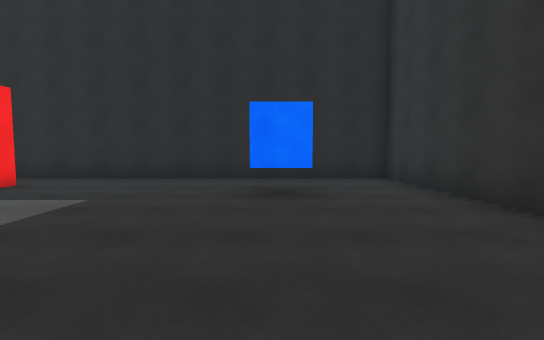
view 1 (above)

24 first-person views from a walk through a scene from a Unity 3-D project. The camera is 1.4 m above the floor, tilts 4° down and sees 85° across. The floor is counted in squares, 2 m on a side. Each view is taken from the middle of a square. On the plan, view 1 faces up. The plan holds only what a view shows up to about 10 squares ahead; the rest is blank. The place goes on beyond the plan. The player is left out. Surface patterns are stand-ins for the level's own textures.

view 2
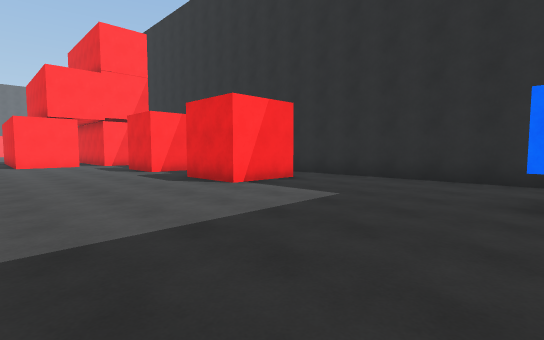

view 3
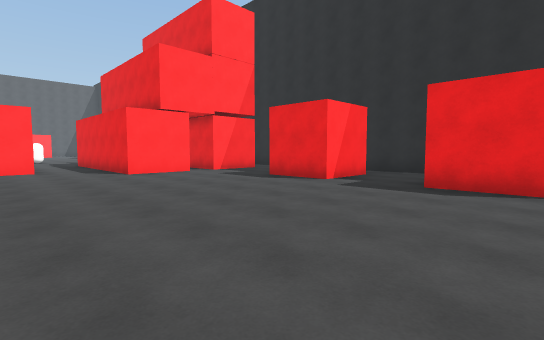

view 4
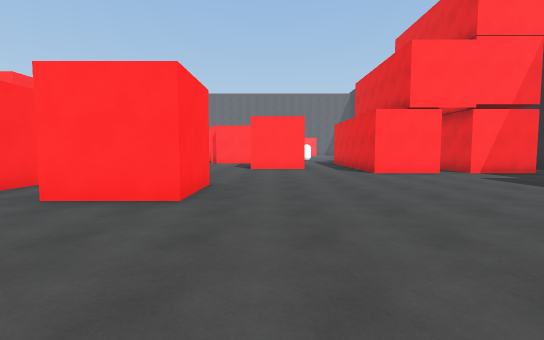

view 5
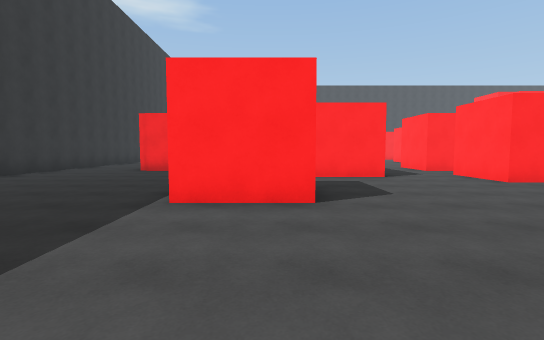

view 6
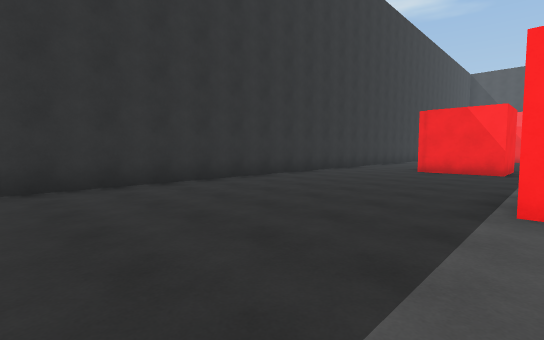

view 7
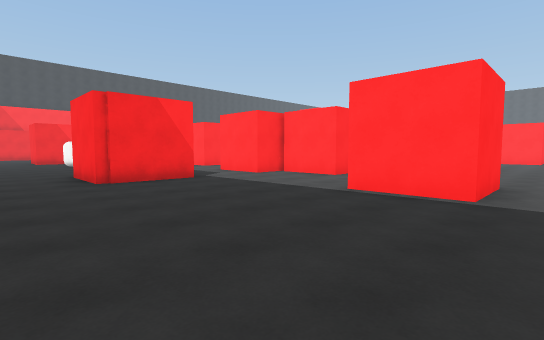

view 8
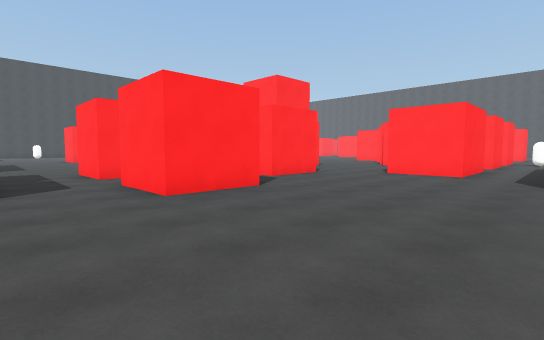

view 9
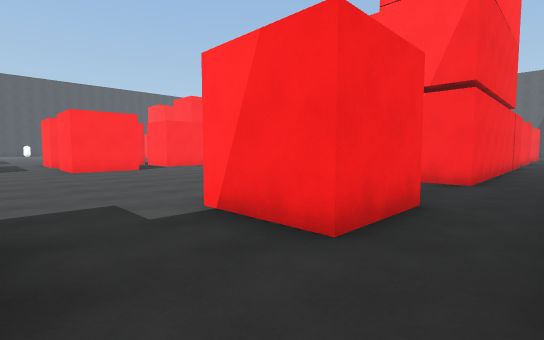

view 10
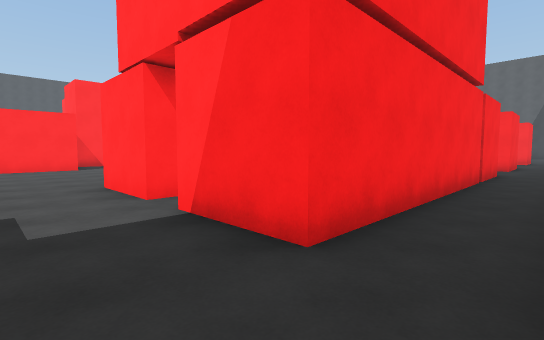

view 11
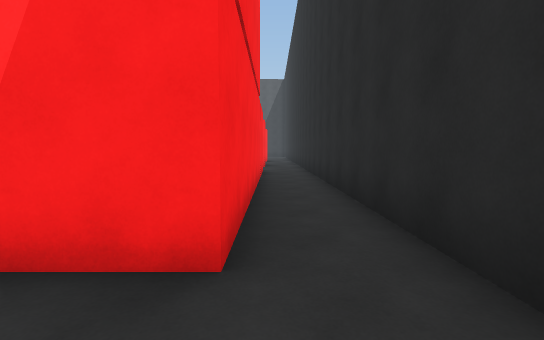

view 12
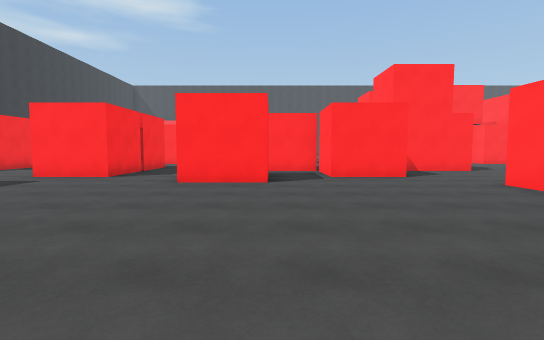

view 13
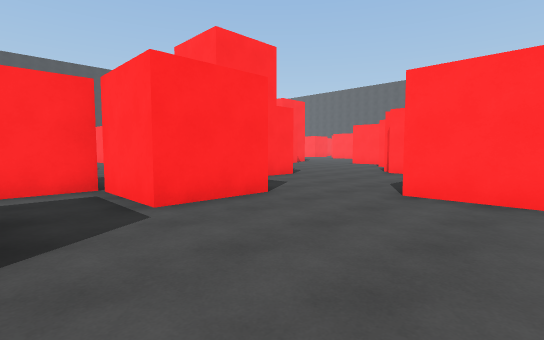

view 14
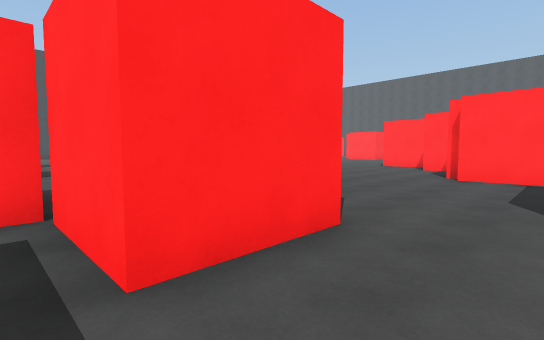

view 15
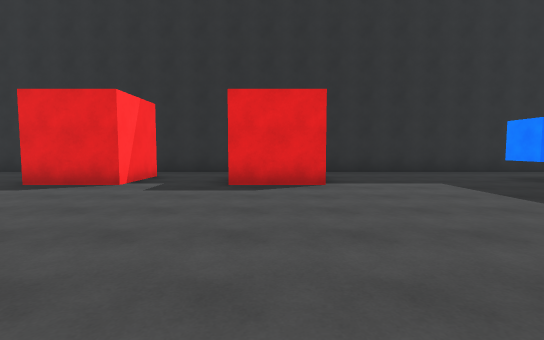

view 16
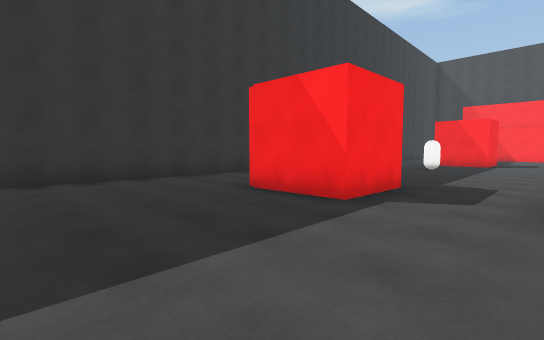

view 17
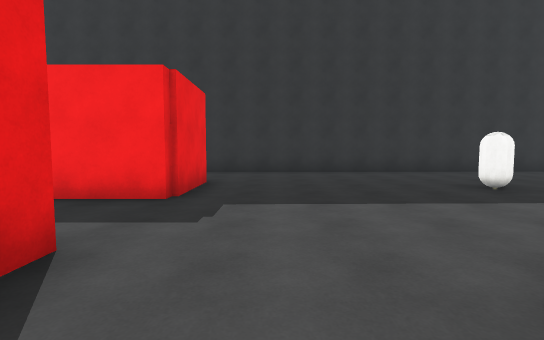

view 18
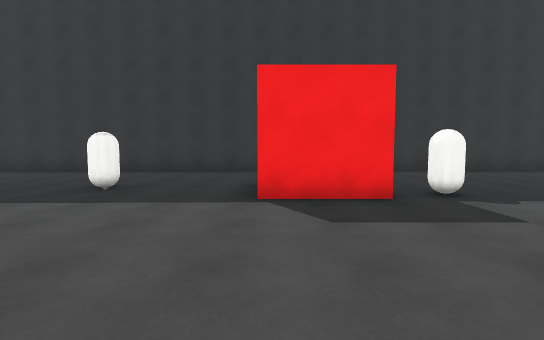

view 19
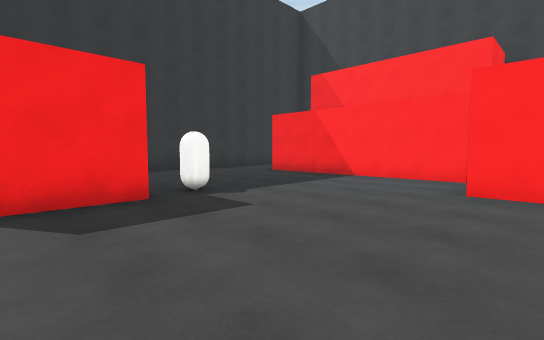

view 20
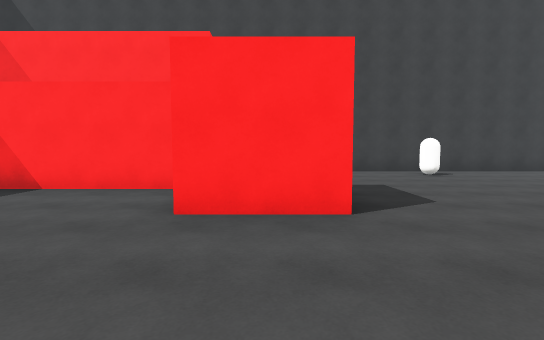

view 21
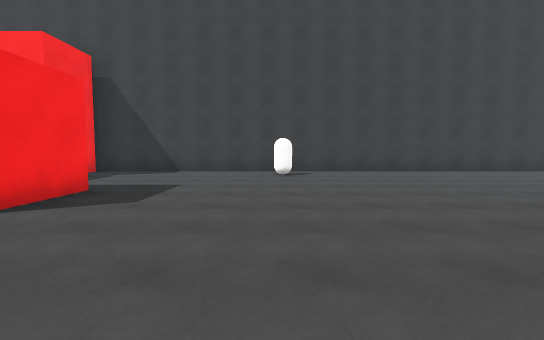

view 22
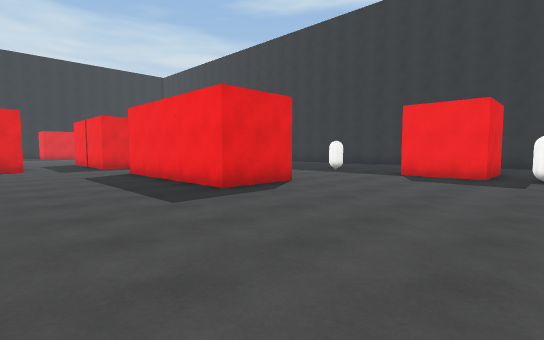

view 23
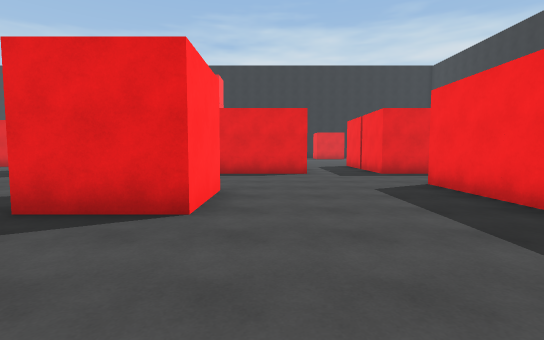

view 24
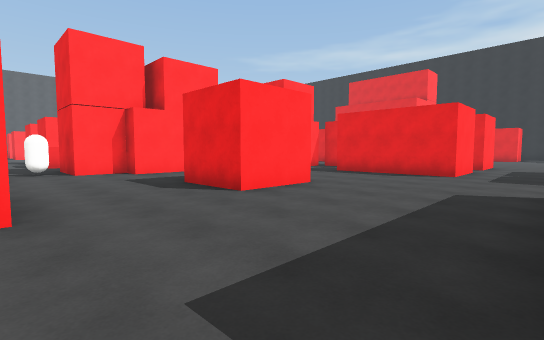

### Floor plan
Points are (right, up) in squares from view 1. A wall is a line through its corners. A room is listed if a view was taken in it or the views show most of it. See-through windows are left out.
Room 1 (views 1, 2, 3, 4, 5, 6, 7, 8, 12, 13, 14, 15, 16)
walls: (-4.6, -0.8) (-2.7, -0.8) (-2.7, -2.8); (-6.9, -4.5) (-4.9, -4.5) (-4.9, -6.6) (-4, -6.6) (-4, -8.2); (-9, 3.8) (-11, 3.8); (-4.9, 5.8) (-4.9, 3.8) (-6.9, 3.8); (-11, -3.2) (-9, -3.2) (-9, -5.1); (-1.8, -8.5) (-1.8, -6.6) (0.3, -6.6) (0.3, -8.5); (-13.7, 2.9) (-13.7, 1) (-16.2, 1); (-13.5, -4.5) (-12.5, -4.5); (-15.5, -0.8) (-15.5, -2.9); (3.1, -8.4) (2.8, 7.2) (-4.6, 7.2)
ways out: opening at (-12.5, 4.5) to room 2; opening at (-7.5, 4.5) to room 2; opening at (-5.5, 6.5) to room 2; opening at (-12, -5) to room 4; opening at (-7.5, -5) to room 4; opening at (-16, 0); opening at (-15, -3.7); opening at (-2.5, -7.5); opening at (1.5, -7.5)
objects: blue cube (0, 5)
Room 2 (views 9, 10, 11)
walls: (-13.1, 7.2) (-21.9, 7.2); (-11, 5.7) (-9, 5.7) (-9, 3.8); (-19.4, 5.7) (-13.7, 5.7) (-13.7, 3.8); (-4.6, 7.2) (-9.8, 7.2); (-21.5, 5.7) (-19.5, 5.7)
ways out: opening at (-12.5, 4.5) to room 1; opening at (-7.5, 4.5) to room 1; opening at (-5.5, 6.5) to room 1
Room 3 (views 17, 18, 19, 20, 21, 22, 23, 24)
walls: (-6.9, -24.1) (-6.9, -22.1) (-4.9, -22.1); (-4.9, -15.6) (-6.9, -15.6) (-6.9, -11); (-4.6, -24.2) (1, -24.2); (-10.9, -11.9) (-10.9, -13.9) (-12.9, -13.9); (-15.5, -12.2) (-15.5, -13.9) (-16.2, -13.9) (-16.2, -15.2); (0.1, -18.7) (-1.8, -18.7) (-1.8, -16.8); (-9, -8.5) (-12.5, -8.5); (-18.8, -28.5) (-4.5, -28.5) (-4.5, -27.8); (-3.9, -8.5) (-6.9, -8.5); (3.3, -18.6) (3.3, -16.6); (3.5, -25.7) (3.4, -20.8)
ways out: opening at (-7.5, -7.5) to room 4; opening at (-5.5, -9.5); opening at (-0.6, -16.4)
objects: capsule (-10, -27); capsule (-1, -20)
Room 4 (no view inside)
walls: (-9, -5.1) (-9.4, -5.1); (-6.9, -8.5) (-6.9, -4.5); (-12.5, -4.5) (-12.5, -6.6) (-9, -6.6) (-9, -8.5)
ways out: opening at (-12, -5) to room 1; opening at (-7.5, -5) to room 1; opening at (-7.5, -7.5) to room 3

Positions as (right, up) in squares from view 1, and headings:
1: (0, 0), facing up
2: (0, 0), facing up-left
3: (-5, -2), facing up-left
4: (-5, -2), facing left
5: (-4, 3), facing down
6: (-3, 3), facing down-right
7: (2, 0), facing down-left
8: (-7, 1), facing down-left
9: (-7, 7), facing down-left
10: (-12, 7), facing down-left
11: (-12, 6), facing left
12: (-11, 3), facing down
13: (-11, -1), facing down-left
14: (-12, -3), facing down-left
15: (-6, -2), facing up
16: (-4, -3), facing down-right
17: (-6, -10), facing right
18: (-6, -17), facing right
19: (-6, -17), facing down-right
20: (-6, -19), facing down
21: (-10, -19), facing down
22: (-10, -20), facing up-right
23: (-10, -17), facing up
24: (-7, -17), facing up-left
